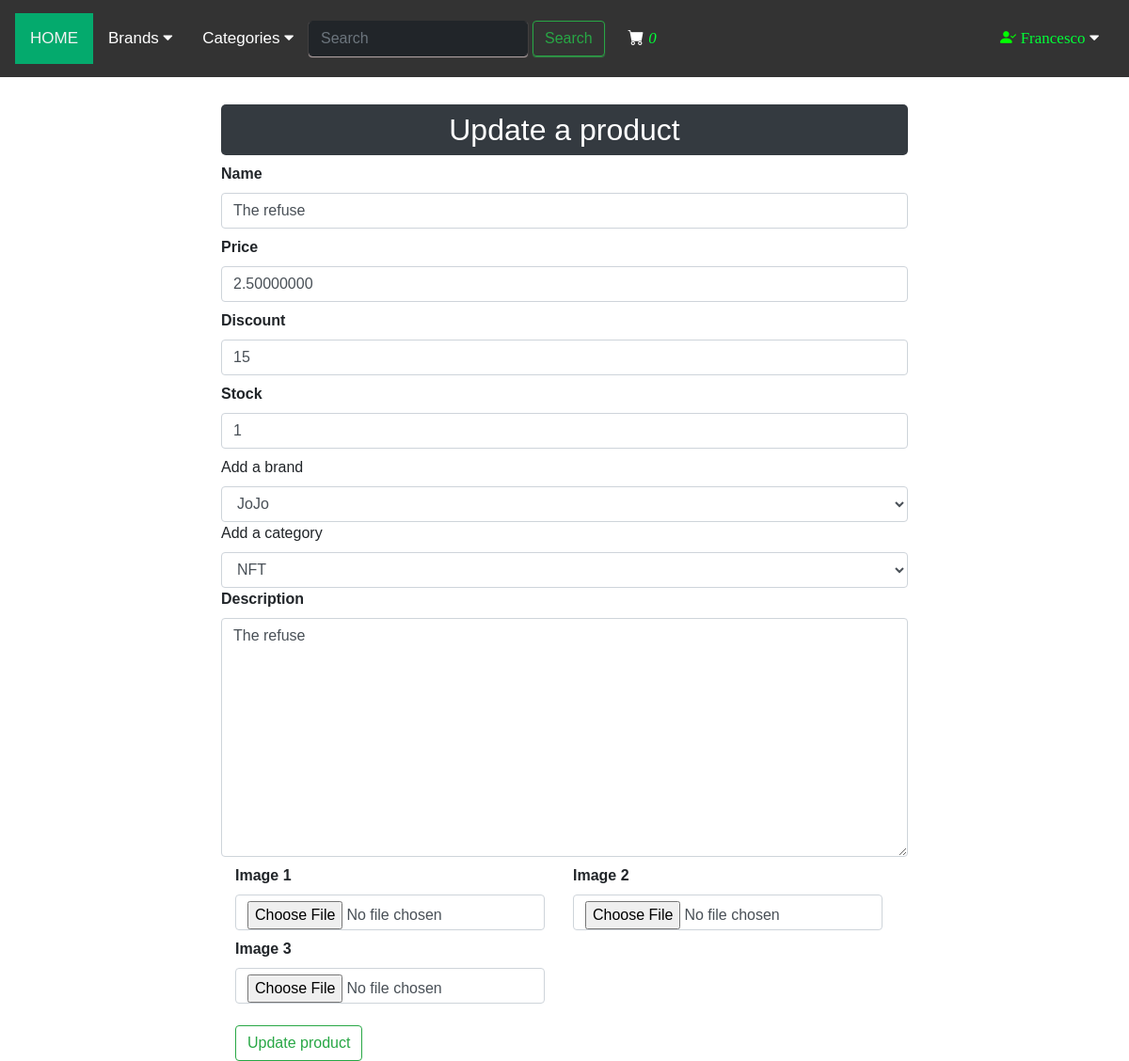
/customer/product/update/01152d34b6533c069cbc454b838246cd (signed in), run on the app's committed database.
### src/customers/models.py (models this page shows, shortened)
class Register(db.Model, UserMixin):
    id= db.Column(db.Integer, primary_key=True)
    name= db.Column(db.String(50), unique=False)
    username= db.Column(db.String(50), unique=True)
    email= db.Column(db.String(50), unique=True)
    password= db.Column(db.String(150), unique=False)
    country= db.Column(db.String(50), unique=False)
    city= db.Column(db.String(50), unique=False)
    contact= db.Column(db.String(50), unique=False)
    address= db.Column(db.String(50), unique=False)
    zipcode= db.Column(db.String(50), unique=False)
    profile= db.Column(db.String(200), unique=False, default='profile.jpg')
    date_created= db.Column(db.DateTime, nullable=False, default=datetime.utcnow)

### src/products/models.py (models this page shows, shortened)
class AddProduct(db.Model):
    __searchable__= ['name','desc']
    product_id = db.Column(db.String(50), primary_key=True)
    name = db.Column(db.String(80), nullable=False)
    price = db.Column(db.Numeric(10,8), nullable=False) #0.00000001
    discount = db.Column(db.Integer, default=0)
    stock = db.Column(db.Integer, nullable=False)
    is_nft=db.Column(db.Boolean, nullable=False, default=False)
    nft_hash = db.Column(db.String(200))
    desc = db.Column(db.Text, nullable=False)
    pub_date = db.Column(db.DateTime, nullable=False, default=datetime.utcnow)
    owner_email = db.Column(db.Integer,db.ForeignKey('register.email'), nullable=False)
    mail = db.relationship('Register',foreign_keys='AddProduct.owner_email', backref=db.backref('AddProduct_owner_email', lazy=True))
    owner_address = db.Column(db.String(50), nullable=False, default=None)
    brand_id = db.Column(db.Integer, db.ForeignKey('brand.id'), nullable=False)
    brand = db.relationship('Brand',backref=db.backref('AddProduct_brand', lazy=True))
    category_id= db.Column(db.Integer, db.ForeignKey('category.id'), nullable=False)
    category = db.relationship('Category', backref=db.backref('AddProduct_category', lazy=True))
    image_1= db.Column(db.String(150),nullable=False)
    image_2= db.Column(db.String(150),nullable=True, default=None)
    image_3= db.Column(db.String(150),nullable=True, default=None)

class Brand(db.Model):
    id= db.Column(db.Integer, primary_key=True)
    name= db.Column(db.String(30), nullable=False, unique=True)

class Category(db.Model):
    id= db.Column(db.Integer, primary_key=True)
    name= db.Column(db.String(30), nullable=False, unique=True)

### app.py (the view)
@app.route('/customer/product/update/<id>', methods=['GET', 'POST'])
@login_required
def updateproduct(id):
    return ProductManager.updateproduct(id)

### src/products/forms.py
class Addproducts(Form):
    name= StringField('Name',[validators.DataRequired()])
    price= DecimalField('Price',[validators.DataRequired(), validators.NumberRange(min=0)],places=8)
    discount= IntegerField('Discount', default=0, validators =[validators.NumberRange(min=0)])
    stock= DecimalField('Stock', [validators.DataRequired(),validators.NumberRange(min=0)],places=0)
    description= TextAreaField('Description', [validators.DataRequired()])
    image_1= FileField('Image 1', validators=[FileAllowed(['jpg','png','gif','jpeg'])])
    image_2= FileField('Image 2', validators=[FileAllowed(['jpg','png','gif','jpeg'])])
    image_3= FileField('Image 3', validators=[FileAllowed(['jpg','png','gif','jpeg'])])

### src/customers/models.py (called while the page is built)
@login_manager.user_loader
def user_loader(user_id):
    return Register.query.get(user_id)

### templates/products/updateproduct.html (shortened to what this page needs)
{% extends 'layout.html'%}
{% block content %}
{% include 'navbar.html' %}
<div class="container">
    <div class="row">
        <div class="col-md-2"></div>
        <div class="col-md-8">
            <h2 class="text-center bg-dark p-2" style="color: #ffff; border-radius: 5px; margin-top: 5px;">Update a
                product
            </h2>
            {% from "_formhelpers.html" import render_field %}
            <form id="editproductsubmit" name="editproductsubmit" action="" method="POST" enctype="multipart/form-data">
                {{ render_field(form.name, class='form-control', placeholder='Add product name') }}
                {{ render_field(form.price, class='form-control', placeholder='Add product price') }}
                {{ render_field(form.discount, class='form-control', placeholder='Add product discount') }}
                {{ render_field(form.stock, class='form-control', placeholder='Add product stock') }}
                <label for="brand">Add a brand</label>
                <select name="brand" id="brand" class="form-control" required>
                    <option value="{{product.brand_id}}">{{product.brand.name}}</option>
                </select>
                <label for="category">Add a category</label>
                <select name="category" id="category" class="form-control" required>
                    <option value="{{product.category_id}}">{{product.category.name}}</option>
                </select>
                {{ render_field(form.description, class='form-control', placeholder='Add product description',
                rows='10') }}
                <div class="container">
                    <div class="row">
                        <div class="col-auto .mr-auto">{{ render_field(form.image_1, class='form-control')}}</div>
                        <div class="col-auto .mr-auto">{{ render_field(form.image_2, class='form-control')}}</div>
                        <div class="col-auto .mr-auto">{{ render_field(form.image_3, class='form-control')}}</div>
                    </div>
                </div>
                <button id="edit_button" name="edit_button" type="button" class="btn btn-outline-success"
                    style="margin-left: 15px; margin-top: 15px;" onclick="editProduct(global_blob)">Update
                    product</button>
            </form>
        </div>
        <div class="col-md-2"></div>
    </div>
</div>
{% endblock content %}

### templates/navbar.html (shortened to what this page needs)
<div class="topnav" id="myTopnav">
    <a href="{{ url_for('home') }}" class="active">HOME</a>
    <div class="dropdown">
        <button class="dropbtn">Brands
            <i class="fa fa-caret-down"></i>
        </button>
    </div>
    <div class="dropdown">
        <button class="dropbtn">Categories
            <i class="fa fa-caret-down"></i>
        </button>
    </div>
    <div id="search_no_responsive" name="search_no_responsive">
        <a id="search_box" name="search_box">
            <form class="d-flex" role="search" action="{{url_for('result')}}">
                <input class="form-control" type="search" placeholder="Search" aria-label="Search" name="q" style=" border-color: #212529; background-color: #212529;
                box-shadow: 0px 1px 1px rgb(189, 173, 173); color: #ffff;">
                <button class="btn btn-outline-success" type="submit"
                    style="margin-left: 5px;  box-shadow:0px 1px 1px rgb(53, 131, 70);">Search</button>
            </form>
        </a>
    </div>
    <a href="{{url_for('getcart')}}" class="nav-link" style="color: #ffff; margin-left: 5px; min-width: 70px;"
        title="Cart">
        <i class="bi bi-cart-fill">
            <span
                style="color: rgb(0, 255, 55); font-family: 'Verdana'; font: bold;">{{session['Shoppingcart']|length}}</span>
        </i>
    </a>
    {% if logged==True %}
    <div class="dropdown" id="log_user" name="log_user">
        <button class="dropbtn">
            <i class="bi bi-person-check-fill" style="color: rgb(0, 255, 0);"></i>
            <span style="color: rgb(0, 255, 55); font-family: 'Verdana';">{{current_user.name}}</span>
            <i class="fa fa-caret-down"></i>
        </button>
    </div>
    {% endif %}
</div>
<br>

### templates/_formhelpers.html (shortened to what this page needs)
{% macro render_field(field) %}
  <dt>{{ field.label }}
  <dd>{{ field(**kwargs)|safe }}
  </dd>
{% endmacro %}

### templates/navbar.html (style rules this page uses)
body { margin: 0; font-family: Arial }
.topnav { overflow: hidden; background-color: #333; padding: 14px 16px; }
.topnav a { float: left; display: block; color: #f2f2f2; text-align: center; padding: 14px 16px; text-decoration: none; font-size: 17px; }
.topnav a:has(.d-flex) { padding: 0px 0px; }
.active { background-color: #04AA6D; color: white; }
.dropdown { float: left; overflow: hidden; }
.dropdown .dropbtn { font-size: 17px; border: none; outline: none; color: white; padding: 14px 16px; background-color: inherit; font-family: inherit; margin: 0; }
#log_user, #cust_reg, #cust_log { float: right; }
.topnav .d-flex { margin-top: 8px; }

### data on the page
Register: name "Francesco"
AddProduct: name "The refuse", price "2.50000000", discount "15", stock "1"
Brand: brand "JoJo"
Category: category "NFT"

### other printed values
{{ session['Shoppingcart']|length }} "0"
{{ field.label }} "Name Price Discount Stock Description Image 1 Image 2 Image 3"
